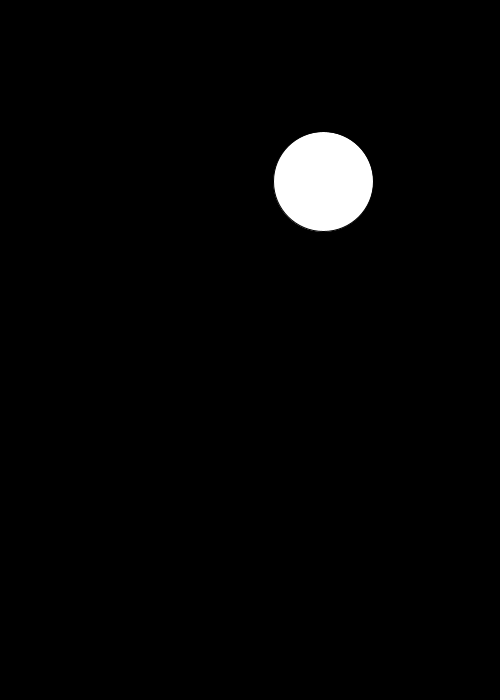
Frame 1 (no input)
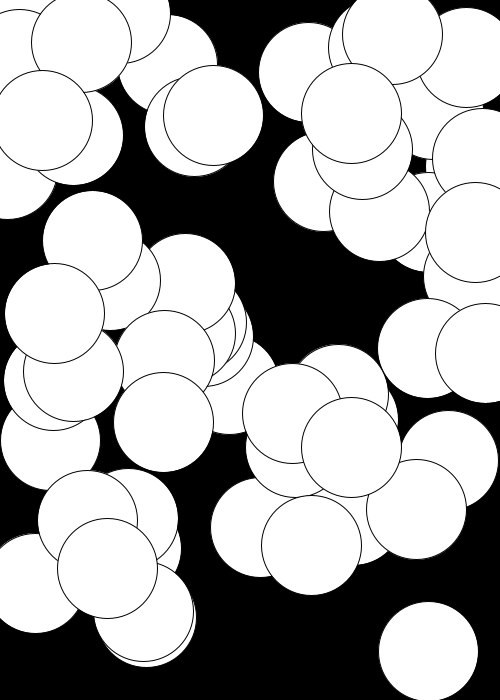
Frame 60 (the mouse pressed at the canvas centre just before this capture)
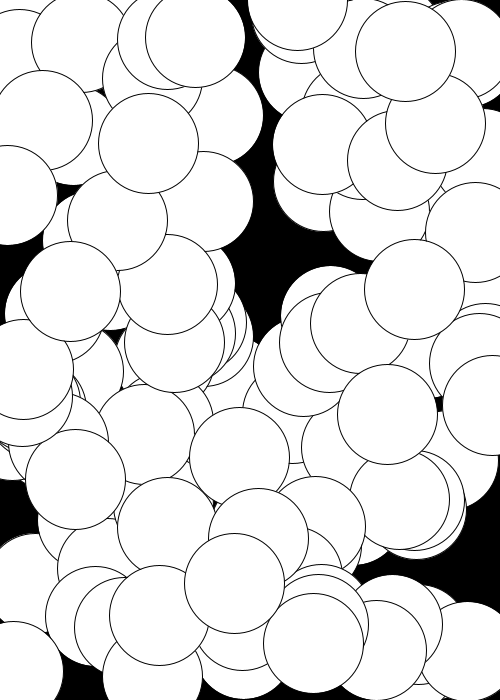
Frame 120 (the mouse held since frame 60 and released just before this capture)

The Processing sketch that drew these frames (run headless with seeded random() and noise(); from frame 60 on, the mouse is pressed at the canvas centre):

// Processing sketch: sketch_3__Blocchi_di_codice_e_flusso_programma
// ── sketch_3__Blocchi_di_codice_e_flusso_programma.pde
/*
    Workshop ISIA: Processing e il Generative Design per l'Editoria
    con / with Federico Pepe
    a cura di / curated by Valentina Rachiele
    per II anno Editoria / for 2nd year Publishing
    24-28 Marzo 2025

    Blocchi di codice e flusso del programma
*/


// Viene eseguito 1 sola volta all'avvio del programma
void setup() {
  size(500, 700);
  background(0);
  //stroke(255, 100);
}
// Viene eseguito in loop all'infinito a 60fps
void draw() {
  //line(pmouseX, pmouseY, mouseX, mouseY);
  ellipse(random(width), random(height), 100, 100);
}

void mousePressed() {
  background(0);
}
